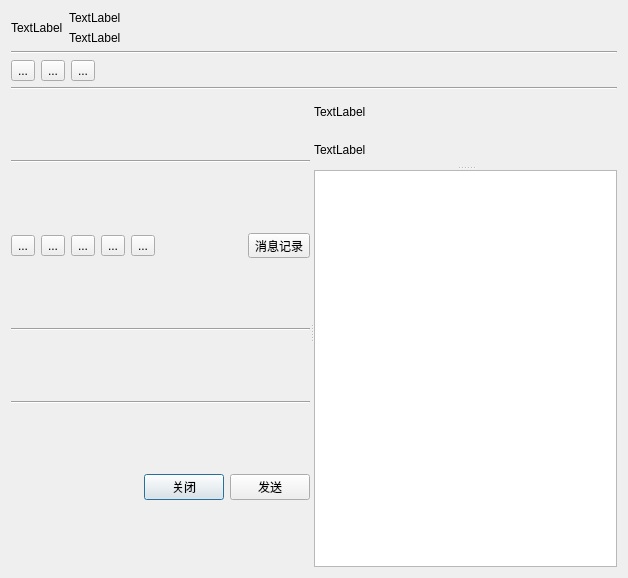
<?xml version="1.0" encoding="UTF-8"?>
<ui version="4.0">
 <class>QQGroupChatDlg</class>
 <widget class="QDialog" name="QQGroupChatDlg">
  <property name="geometry">
   <rect>
    <x>0</x>
    <y>0</y>
    <width>628</width>
    <height>578</height>
   </rect>
  </property>
  <property name="windowTitle">
   <string>Dialog</string>
  </property>
  <layout class="QVBoxLayout" name="verticalLayout_4">
   <item>
    <layout class="QHBoxLayout" name="horizontalLayout">
     <item>
      <widget class="QLabel" name="label">
       <property name="sizePolicy">
        <sizepolicy hsizetype="Fixed" vsizetype="Fixed">
         <horstretch>0</horstretch>
         <verstretch>0</verstretch>
        </sizepolicy>
       </property>
       <property name="text">
        <string>TextLabel</string>
       </property>
      </widget>
     </item>
     <item>
      <layout class="QVBoxLayout" name="verticalLayout">
       <item>
        <widget class="QLabel" name="label_2">
         <property name="text">
          <string>TextLabel</string>
         </property>
        </widget>
       </item>
       <item>
        <widget class="QLabel" name="label_3">
         <property name="text">
          <string>TextLabel</string>
         </property>
        </widget>
       </item>
      </layout>
     </item>
    </layout>
   </item>
   <item>
    <widget class="Line" name="line">
     <property name="orientation">
      <enum>Qt::Horizontal</enum>
     </property>
    </widget>
   </item>
   <item>
    <layout class="QHBoxLayout" name="horizontalLayout_2">
     <item>
      <widget class="QToolButton" name="toolButton">
       <property name="text">
        <string>...</string>
       </property>
      </widget>
     </item>
     <item>
      <widget class="QToolButton" name="toolButton_2">
       <property name="text">
        <string>...</string>
       </property>
      </widget>
     </item>
     <item>
      <widget class="QToolButton" name="toolButton_3">
       <property name="text">
        <string>...</string>
       </property>
      </widget>
     </item>
     <item>
      <spacer name="horizontalSpacer">
       <property name="orientation">
        <enum>Qt::Horizontal</enum>
       </property>
       <property name="sizeHint" stdset="0">
        <size>
         <width>40</width>
         <height>20</height>
        </size>
       </property>
      </spacer>
     </item>
    </layout>
   </item>
   <item>
    <widget class="Line" name="line_2">
     <property name="orientation">
      <enum>Qt::Horizontal</enum>
     </property>
    </widget>
   </item>
   <item>
    <widget class="QSplitter" name="splitter_3">
     <property name="sizePolicy">
      <sizepolicy hsizetype="Expanding" vsizetype="Expanding">
       <horstretch>0</horstretch>
       <verstretch>0</verstretch>
      </sizepolicy>
     </property>
     <property name="orientation">
      <enum>Qt::Horizontal</enum>
     </property>
     <widget class="QSplitter" name="splitter_left_">
      <property name="orientation">
       <enum>Qt::Vertical</enum>
      </property>
      <widget class="QWidget" name="layoutWidget">
       <layout class="QVBoxLayout" name="v_layout_left_">
        <item>
         <widget class="Line" name="line_3">
          <property name="orientation">
           <enum>Qt::Horizontal</enum>
          </property>
         </widget>
        </item>
        <item>
         <layout class="QHBoxLayout" name="horizontalLayout_4">
          <item>
           <widget class="QToolButton" name="toolButton_4">
            <property name="text">
             <string>...</string>
            </property>
           </widget>
          </item>
          <item>
           <widget class="QToolButton" name="tb_qqface_">
            <property name="text">
             <string>...</string>
            </property>
            <property name="icon">
             <iconset>
              <normaloff>images/ui/chatdialog/qqface.png</normaloff>images/ui/chatdialog/qqface.png</iconset>
            </property>
           </widget>
          </item>
          <item>
           <widget class="QToolButton" name="tb_send_img_">
            <property name="text">
             <string>...</string>
            </property>
            <property name="icon">
             <iconset>
              <normaloff>images/ui/chatdialog/sendimg.png</normaloff>images/ui/chatdialog/sendimg.png</iconset>
            </property>
           </widget>
          </item>
          <item>
           <widget class="QToolButton" name="toolButton_8">
            <property name="text">
             <string>...</string>
            </property>
           </widget>
          </item>
          <item>
           <widget class="QToolButton" name="toolButton_9">
            <property name="text">
             <string>...</string>
            </property>
           </widget>
          </item>
          <item>
           <spacer name="horizontalSpacer_2">
            <property name="orientation">
             <enum>Qt::Horizontal</enum>
            </property>
            <property name="sizeHint" stdset="0">
             <size>
              <width>40</width>
              <height>20</height>
             </size>
            </property>
           </spacer>
          </item>
          <item>
           <widget class="QToolButton" name="toolButton_7">
            <property name="text">
             <string>消息记录</string>
            </property>
           </widget>
          </item>
         </layout>
        </item>
        <item>
         <widget class="Line" name="fourth_line_">
          <property name="orientation">
           <enum>Qt::Horizontal</enum>
          </property>
         </widget>
        </item>
        <item>
         <widget class="Line" name="line_5">
          <property name="orientation">
           <enum>Qt::Horizontal</enum>
          </property>
         </widget>
        </item>
        <item>
         <layout class="QHBoxLayout" name="horizontalLayout_3">
          <item>
           <spacer name="horizontalSpacer_3">
            <property name="orientation">
             <enum>Qt::Horizontal</enum>
            </property>
            <property name="sizeHint" stdset="0">
             <size>
              <width>40</width>
              <height>20</height>
             </size>
            </property>
           </spacer>
          </item>
          <item>
           <widget class="QPushButton" name="pushButton">
            <property name="text">
             <string>关闭</string>
            </property>
           </widget>
          </item>
          <item>
           <widget class="QPushButton" name="pb_send_msg_">
            <property name="text">
             <string>发送</string>
            </property>
           </widget>
          </item>
         </layout>
        </item>
       </layout>
      </widget>
     </widget>
     <widget class="QSplitter" name="splitter">
      <property name="orientation">
       <enum>Qt::Vertical</enum>
      </property>
      <widget class="QWidget" name="layoutWidget">
       <layout class="QVBoxLayout" name="verticalLayout_2">
        <item>
         <widget class="QLabel" name="label_4">
          <property name="text">
           <string>TextLabel</string>
          </property>
         </widget>
        </item>
        <item>
         <widget class="QLabel" name="label_5">
          <property name="text">
           <string>TextLabel</string>
          </property>
         </widget>
        </item>
       </layout>
      </widget>
      <widget class="QListWidget" name="lw_members_">
       <property name="iconSize">
        <size>
         <width>50</width>
         <height>50</height>
        </size>
       </property>
      </widget>
     </widget>
    </widget>
   </item>
  </layout>
  <zorder>splitter_3</zorder>
  <zorder></zorder>
  <zorder>line</zorder>
  <zorder>line_2</zorder>
 </widget>
 <resources/>
 <connections/>
</ui>
